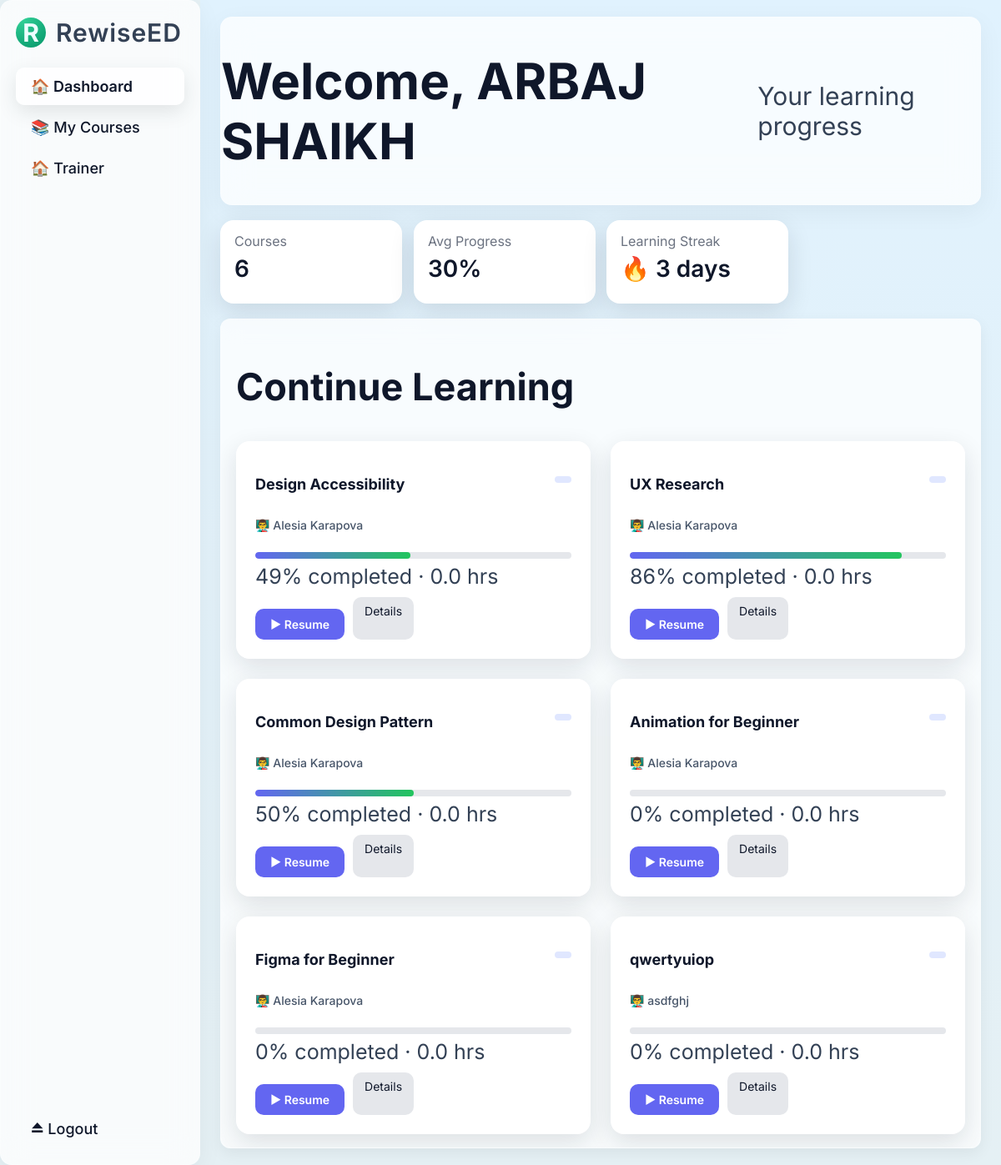
Screenshot of /student/dashboard (signed in) with the database file from the repository.
### app.py (models this page shows, shortened)
class User(db.Model):
    __tablename__ = "user"
    id = db.Column(db.Integer, primary_key=True)
    email = db.Column(db.String(120), unique=True, nullable=False)
    name = db.Column(db.String(80), nullable=False)
    password_hash = db.Column(db.String(128), nullable=False)
    role = db.Column(db.String(20), nullable=False, default="student")
    headline = db.Column(db.String(120), nullable=True)      # e.g. "Senior Data Science Trainer"
    bio = db.Column(db.Text, nullable=True)                  # long about text
    years_experience = db.Column(db.Integer, nullable=True)  # e.g. 5
    primary_domains = db.Column(db.String(255), nullable=True)   # "Data Science, Web Development"
    teaching_styles = db.Column(db.String(255), nullable=True)   # "Project-based, Beginner-friendly"
    languages = db.Column(db.String(120), nullable=True)         # "English, Hindi"
    location = db.Column(db.String(120), nullable=True)          # "Pune, India"
    timezone = db.Column(db.String(50), nullable=True)           # "Asia/Kolkata"
    accepting_new_students = db.Column(db.Boolean, nullable=False, default=True)
    linkedin_url = db.Column(db.String(255), nullable=True)
    github_url = db.Column(db.String(255), nullable=True)
    portfolio_url = db.Column(db.String(255), nullable=True)
    notify_on_enroll = db.Column(db.Boolean, nullable=False, default=True)
    notify_on_submission = db.Column(db.Boolean, nullable=False, default=True)
    notify_on_completion = db.Column(db.Boolean, nullable=False, default=True)
    summary_frequency = db.Column(db.String(20), nullable=False, default="weekly")  # daily/weekly/none
    payout_method = db.Column(db.String(20), nullable=True)  # "bank", "upi", "both"
    bank_account_name = db.Column(db.String(120), nullable=True)
    bank_account_number = db.Column(db.String(50), nullable=True)
    bank_ifsc = db.Column(db.String(20), nullable=True)
    bank_name = db.Column(db.String(120), nullable=True)
    upi_id = db.Column(db.String(120), nullable=True)
    courses = db.relationship("Course", backref="trainer", lazy=True)

class Course(db.Model):
    __tablename__ = "course"
    id = db.Column(db.Integer, primary_key=True)
    title = db.Column(db.String(150), nullable=False)
    level = db.Column(db.String(50), nullable=False)
    duration_hours = db.Column(db.Integer, nullable=False, default=6)
    color = db.Column(db.String(20), nullable=False, default="#047857")
    price = db.Column(db.Float, nullable=False, default=999.0)
    trainer_id = db.Column(db.Integer, db.ForeignKey("user.id"), nullable=False)
    ai_outline_json = db.Column(db.Text, nullable=True)
    enrollments = db.relationship(
        "Enrollment",
        backref="course",
        lazy=True,
        cascade="all, delete-orphan"
    )
    videos = db.relationship(
    "VideoLecture",
    backref="course",
    lazy=True,
    cascade="all, delete-orphan"
    )

### app.py (the view)
@app.route("/student/dashboard")
@login_required(role="student")
def student_dashboard(current_user):
    enrollments = Enrollment.query.filter_by(student_id=current_user.id).all()
    courses = []
    total_progress = 0
    for e in enrollments:
        course = e.course
        courses.append({
            "id": course.id,
            "title": course.title,
            "trainer": course.trainer.name,
            "progress": e.progress,
            "hours": round(e.hours_watched, 1)
        })
        total_progress += e.progress
    avg_progress = int(total_progress / len(courses)) if courses else 0
    return render_template(
        "student_dashboard.html",
        user=current_user,
        courses=courses,
        total_courses=len(courses),
        avg_progress=avg_progress
    )

### templates/student_dashboard.html (shortened to what this page needs)
{% extends "base.html" %}
{% block content %}
<div class="student-page">
<div class="dashboard-page">
  <aside class="sidebar">
    <div class="sidebar-header">
      <div class="brand">
        <div class="brand-logo">R</div>
        <span class="brand-name">RewiseED</span>
      </div>
    </div>
    <nav class="sidebar-nav">
      <a href="{{ url_for('student_dashboard') }}" class="nav-item active">🏠 Dashboard</a>
      <a href="{{ url_for('student_courses') }}" class="nav-item">
  📚 My Courses
</a>
        <a href="{{ url_for('student_trainers') }}" class="nav-item">🏠 Trainer</a>
    </nav>
    <div class="sidebar-footer">
      <a href="{{ url_for('logout') }}" class="nav-item logout">⏏ Logout</a>
    </div>
  </aside>
  <main class="main-content">
    <header class="main-header">
      <h1>Welcome, {{ user.name }}</h1>
      <p>Your learning progress</p>
    </header>
    <section class="stat-grid">
      <div class="stat-card">
        <div class="stat-label">Courses</div>
        <div class="stat-value">{{ total_courses }}</div>
      </div>
      <div class="stat-card">
        <div class="stat-label">Avg Progress</div>
        <div class="stat-value">{{ avg_progress }}%</div>
      </div>
      <div class="stat-card">
        <div class="stat-label">Learning Streak</div>
        <div class="stat-value">🔥 3 days</div>
      </div>
    </section>
    <section class="panel full">
      <h2>Continue Learning</h2>
      {% if courses %}
    <div class="course-grid">
      {% for c in courses %}
      <div class="course-card">
        <div class="course-header">
          <h3>{{ c.title }}</h3>
          <span class="course-level">{{ c.level }}</span>
        </div>
        <p class="trainer-name">👨‍🏫 {{ c.trainer }}</p>
        <div class="progress-wrapper">
          <div class="progress-bar">
            <div class="progress-fill" style="width: {{ c.progress }}%"></div>
          </div>
          <small>{{ c.progress }}% completed · {{ c.hours }} hrs</small>
        </div>
        <div class="course-actions">
          <a href="{{ url_for('student_course_player', course_id=c.id) }}"
   class="btn-primary">
   ▶ Resume
</a>
          <a href="/student/course/{{ c.id }}/details" class="btn-secondary">Details</a>
        </div>
      </div>
      {% endfor %}
    </div>
    {% else %}
      <p>No enrolled courses yet.</p>
      {% endif %}
    </section>
  </main>
</div>
</div>
{% endblock %}

### templates/student_dashboard.html (style rules this page uses)
.student-page { background: #eef6fb; min-height: 100vh; color: #0f172a; }
.student-page .course-card, .student-page .trainer-card, .student-page .checkout-card, .student-page .stat-card { background: #ffffff !important; color: #0f172a !important; border-radius: 16px; box-shadow: 0 10px 30px rgba(15, 23, 42, 0.12); }
.student-page h1, .student-page h2, .student-page h3, .student-page h4 { color: #0f172a !important; font-weight: 700; }
.student-page p, .student-page span, .student-page small, .student-page li { color: #334155 !important; }
.student-page .course-card h3, .student-page .trainer-card h3 { color: #0f172a !important; }
.student-page .trainer-name { color: #475569 !important; font-weight: 500; }
.student-page .btn-primary { background: #6366f1; color: #ffffff !important; border-radius: 10px; padding: 10px 18px; font-weight: 600; }
.student-page .btn-secondary { background: #e5e7eb; color: #0f172a !important; border-radius: 10px; }
.student-page .progress-bar { background: #e5e7eb; border-radius: 6px; overflow: hidden; }
.student-page .progress-fill { background: linear-gradient(90deg, #6366f1, #22c55e); }

### rows the page displays
User: name "ARBAJ SHAIKH"
Course: title "Design Accessibility"
User: trainer "Alesia Karapova" "Alesia Karapova" "Alesia Karapova" "Alesia Karapova" "Alesia Karapova"
Course: title "UX Research"
Course: title "Common Design Pattern"
Course: title "Animation for Beginner"
Course: title "Figma for Beginner"
Course: title "qwertyuiop"
User: trainer "asdfghj"

### other values shown
{{ total_courses }} "6"
{{ avg_progress }} "30"
{{ c.progress }} "49" "86" "50" "0" "0" "0"
{{ c.hours }} "0.0" "0.0" "0.0" "0.0" "0.0" "0.0"
